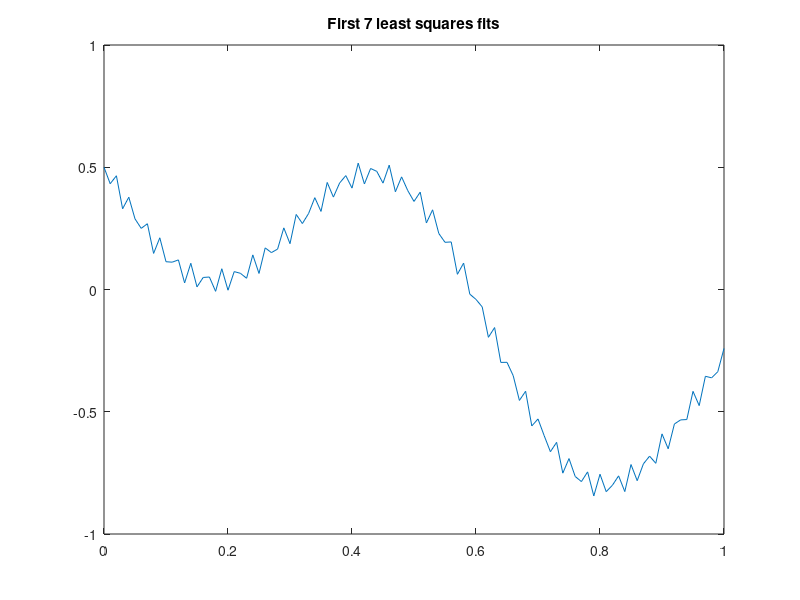

This chart was generated by the following MATLAB code: (Note: this script raises an error after producing the figure.)
% hw03.m          -
% Daniel Ketterer -
% MTH 6150        -


%%% Problem 1

%%Part a in attached file lsqfit.m
%%-

% Inputs
Partition = 101; 
n=7;
t = linspace(0,1,Partition);
b = (.05*sin(1000*t)+.5*cos(pi*t)-.4*sin(10*t))'; % b is a column vector
diff = [];
%-

%Initialize Plot
plot(t,b)
title('First 7 least squares fits')
hold on
%-


%%Part b
for i =1:n
[A,x] = lsqfit(i,t,b);
plot(t,A*x)
diff = [diff A*x-b];
end
%%-

%%Part c
legend('Original','0 degree', '1 degree', '2' , '3' , '4' , '5' , '6' );
hold off
%%-
figure;
hold on
%%Part d
plot(t,diff)

title('Difference between least squares fits')
legend('0 degree','1 degree', '2' , '3' , '4' , '5' , '6' );
hold off
err = sum(diff , 1)
abserr = sum (abs(diff) , 1)
sqrerr = sum (diff.*diff , 1)
% The output is err = 1.0e-11 *
%   0.0006   -0.0002    0.0000   -0.0001   -0.0045   -0.0298   -0.3761
%
% abserr =
%   39.1087   24.8393   22.7733   21.0506    7.4872    6.6530    3.3216
%
% sqrerr =
%
%   19.1749    8.0496    6.8779    5.5946    0.7903    0.6147    0.1442
%
% So  in terms of overall error where positive errors cancel out negative
% errors, the third row or the sum(diff(:,3),1) = 3.3307e-16 which is tiny, 
% however when you look at its graph, this quadratic poorly approximates 
% the function, overall error notwithstanding.
%
% Using either the absolute error or squared error measures we can get a
% better idea of which functions are actually good approximations. By about
% the 4th order we have almost an order of magnitude change in both
% absolute and squared error functions. The best approximation comes at the
% final 6th order polynomial. By inspection of the graph the 4th, 5th, and
% 6th order polynomial approximations seeem to be close to the graph and
% good approximations.
%
%
%
%%-
%%%-


%%%Problem 2

%%Part a
%The function c_1*exp(c_2*t) is not a polynomial nor a linear combination
%of elements so none of the linear algebra we learned can be applied to it,
%since that assumes we can form a linear combination of polynomials with
%some coefficients c_i and apply it to a Vandermonde matrix to approximate
%value of the function. However it can be made linear with a logarithmic
%transformation.
%%-

%%Part b
start = 0; % determined by given dataset
stop = 2;  % determined by given dataset
n = 2;     % 1st order linear polynomial
m = 3;     % determined by given dataset 3 test points
t = linspace(start,stop,m) ; % determined by above
c = [ .1, .9, 2]';  % determined by given dataset c_i = ln(w_i)
[A,x] = lsqfit(n,t,c);
c_1 = exp( x(1) )
%c_1 returns  1.0513

c_2 = x(2)
%c_2 returns  0.9500

u = @(x) c_1*exp(c_2*x); %anonymous representation of u
u(t)
% u(t) returns    1.0513    2.7183    7.0287 for u(0) u(1) u(2) data
% respectively,
% data given was  1.1052    2.4596    7.3891 so they are comparable
%%-

%%%-

